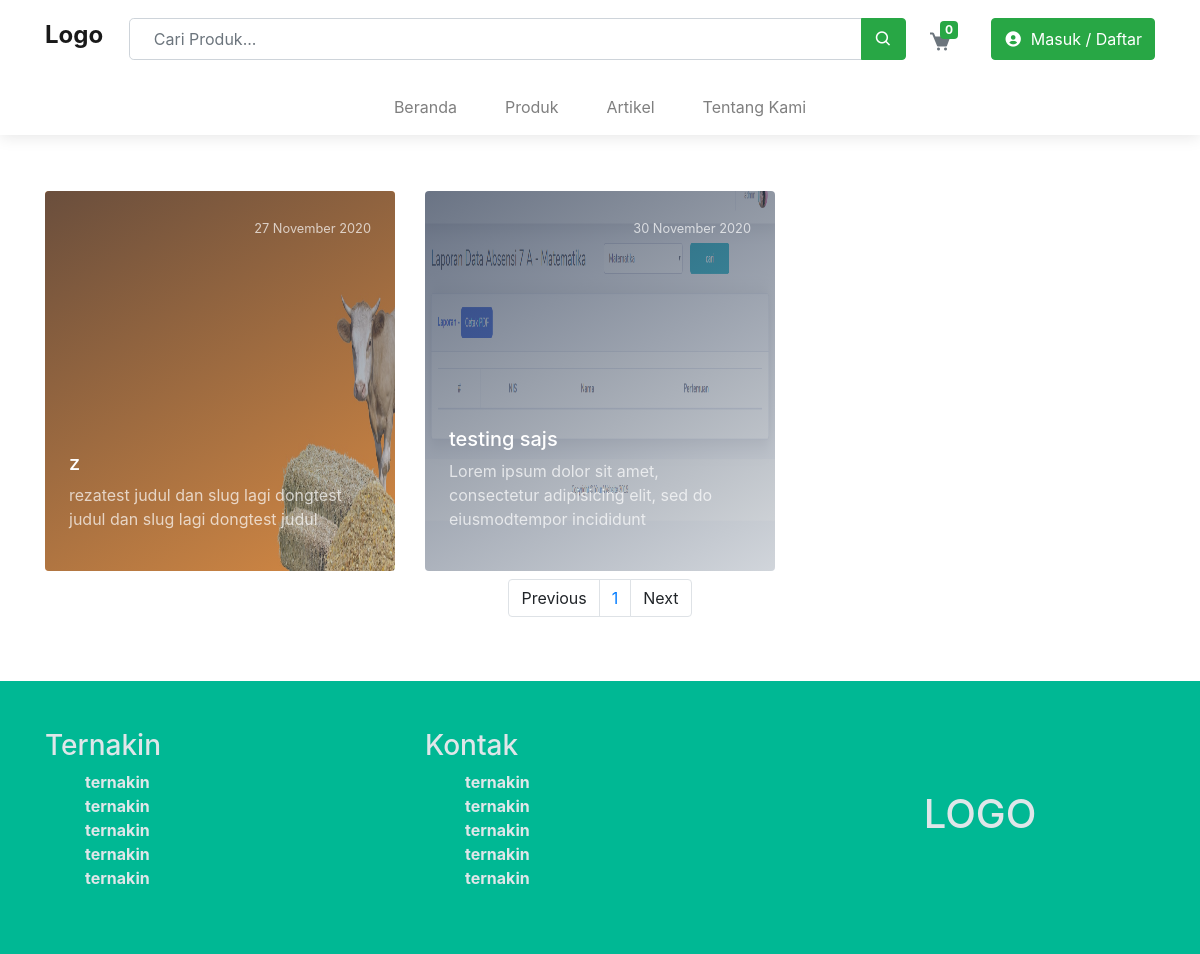
/pages/artikel/index.php, run on an earlier commit of the app's database.
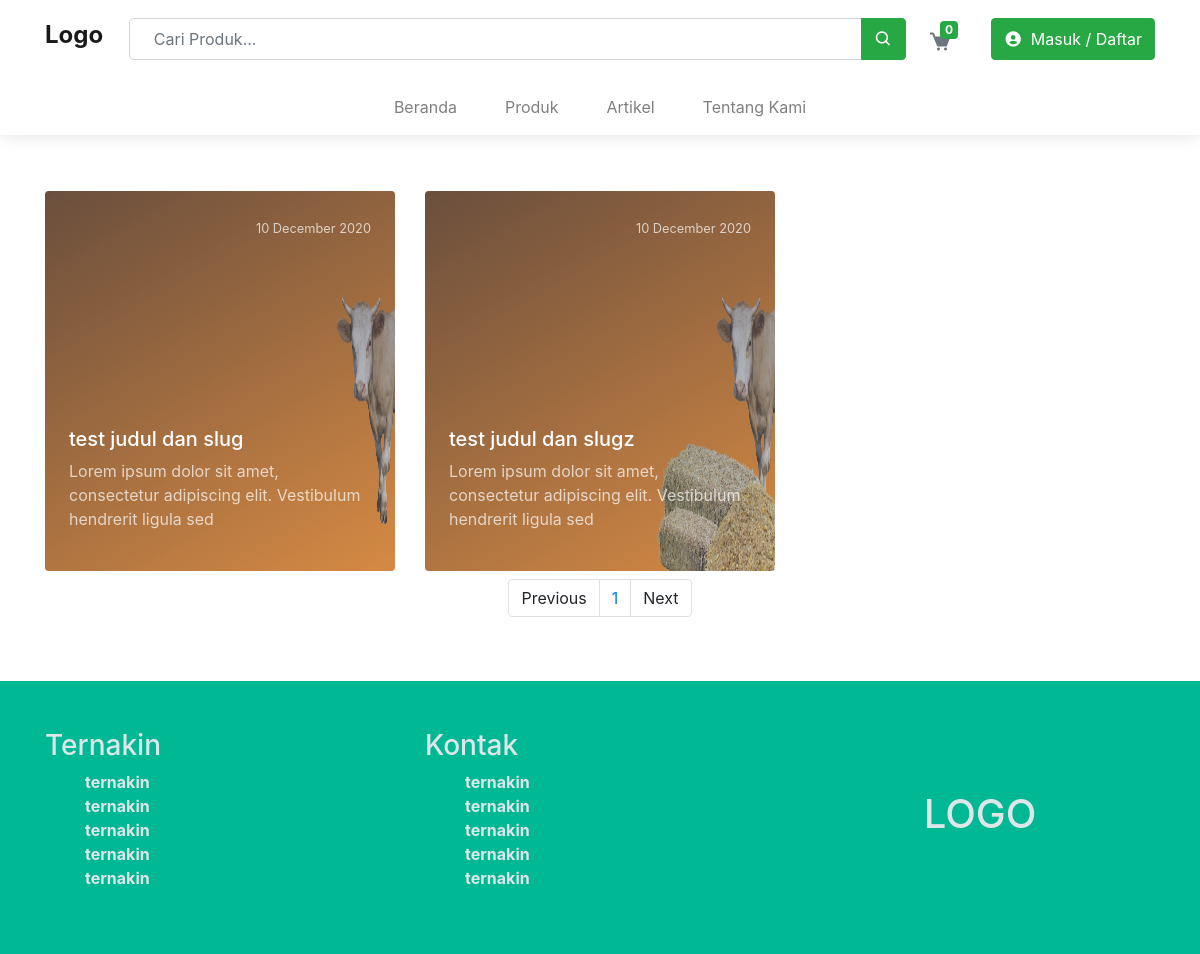
And on a later commit of the database.
### tables this page shows
CREATE TABLE `tb_artikel` (
  `id_artikel` int(11) NOT NULL,
  `judul` varchar(50) NOT NULL,
  `isi` text NOT NULL,
  `foto` text NOT NULL,
  `slug` text NOT NULL,
  `id_users` int(3) NOT NULL,
  `id_kategori` varchar(10) NOT NULL,
  `created_at` timestamp NOT NULL DEFAULT current_timestamp() ON UPDATE current_timestamp()
);

### pages/artikel/index.php (the view, shortened to what this page needs)
<?php
  include"../../config/database.php";
  include"../../templates/header.php";
  $halaman = isset($_GET['halaman'])?(int)$_GET['halaman'] : 1;
  $halaman_awal = ($halaman>1) ? ($halaman * 6) - 6 : 0;
  $previous = $halaman - 1;
  $next = $halaman + 1;
  $sqlArtikel = mysqli_query($con,"SELECT * FROM tb_artikel LIMIT $halaman_awal, 6");
  $jmlArtikel = mysqli_query($con,"SELECT * FROM tb_artikel");
  $jml = mysqli_num_rows($jmlArtikel);
  $total_halaman = ceil($jml/6);
?>
  </head>
  <body>
    <?php
      include"../../partials/navbar.php";
    ?>
    <div class="container my-5">
      <div class="row">
        <?php
          while ($dataArtikel = mysqli_fetch_array($sqlArtikel)) {
            ?>
              <div class="col-12 col-lg-4 overflow-hidden my-2">
                <a href="<?=$_ENV['base_url']?>a/<?=$dataArtikel['slug']?>">
                  <div class="overflow-hidden rounded height-380 gradient-overlay-half-dark position-relative transition-3d-hover mx-auto" style="width: 350px;">
                      <img src="<?=$_ENV['base_url']?>assets/image/artikel/<?=$dataArtikel['foto']?>" class="w-100 h-100 object-fit-cover">
                      <div class="position-absolute p-4 h-100 w-100 card-content">
                          <div class="position-relative h-100 w-100">
                            <header class="mb-3 text-right">
                                <small class="text-white-70"><?= strftime('%d %B %Y', strtotime($dataArtikel['created_at'])) ?></small>
                            </header>
                              <div class="position-absolute" style="bottom:0">
                                  <h2 class="h5 text-white"><?=$dataArtikel['judul']?></h2>
                                  <p class="text-white-70"><?= implode(' ', array_slice(explode(' ', strip_tags(preg_replace("/&#?[a-z0-9]+;/i", "", $dataArtikel['isi']))), 0, 12)) ?></p>
                              </div>
                          </div>
                      </div>
                  </div>
                </a>
              </div>
            <?php
          }
         ?>
         <div class="col-12">
            <nav>
              <ul class="pagination justify-content-center">
                <li class="page-item">
                  <a class="page-link" <?php if($halaman > 1){ echo "href='?halaman=$previous'"; } ?>>Previous</a>
                </li>
                <?php
                for($x=1;$x<=$total_halaman;$x++){
                  ?>
                  <li class="page-item"><a class="page-link" href="?halaman=<?php echo $x ?>"><?php echo $x; ?></a></li>
                  <?php
                }
                ?>
                <li class="page-item">
                  <a  class="page-link" <?php if($halaman < $total_halaman) { echo "href='?halaman=$next'"; } ?>>Next</a>
                </li>
              </ul>
            </nav>
         </div>
      </div>
    </div>
    <?php include"../../partials/footer.php"; ?>
  </body>
    <?php include"../../templates/footer.php"; ?>
</html>

### templates/header.php (shortened to what this page needs)
<!doctype html>
<html lang="en">
  <head>
    <link rel="stylesheet" href="https://stackpath.bootstrapcdn.com/bootstrap/4.1.3/css/bootstrap.min.css">
    <link href='https://unpkg.com/boxicons@2.0.7/css/boxicons.min.css' rel='stylesheet'>
    <link href="<?=$_ENV['base_url']?>cms-dashboard/assets/vendor/fontawesome-free/css/all.min.css" rel="stylesheet" type="text/css">
    <link href="<?=$_ENV['base_url']?>assets/css/navbar.css" rel="stylesheet" type="text/css">
    <link href="<?=$_ENV['base_url']?>assets/css/style.css" rel="stylesheet" type="text/css">

### partials/navbar.php (shortened to what this page needs)
<?php
  $segments = explode('/', trim(parse_url($_SERVER['REQUEST_URI'],PHP_URL_PATH),'/'));
  $numSegments = count($segments);
  $current = $segments[$numSegments-1];
  $current2 = $segments[$numSegments-2];
 ?>
<nav class="navbar navbar-expand-md navbar-light bg-light main-menu" id="navbar" style="box-shadow:none; z-index: 99; width: 100%;">
  <div class="container">
    <a class="navbar-brand" href="#">
      <h4 class="font-weight-bold">Logo</h4>
    </a>
    <div class="collapse navbar-collapse">
      <form class="form-inline my-2 my-lg-0 mx-auto w-75">
        <div class="input-group w-100">
          <input class="form-control" type="search" placeholder="Cari Produk..." aria-label="Search">
          <div class="input-group-append">
            <button class="btn btn-success"><i class="bx bx-search"></i></button>
          </div>
        </div>
      </form>
      <ul class="navbar-nav ml-auto">
        <li class="nav-item">
          <a class="btn text-secondary position-relative cart-relative" href="<?=$_ENV['base_url']?>cart"><i class="bx bxs-cart icon-single"></i> <span class="badge badge-success position-absolute count-cart">0</span></a>
        </li>
        <li class="nav-item ml-md-3">
          <a class="btn btn-success" href="<?=(isset($_SESSION['user']['id']))?$_ENV['base_url'].'profile':$_ENV['base_url'].'login'?>">
            <i class="bx bxs-user-circle mr-1"></i>
            <?=(isset($_SESSION['user']['id']))?' Halo '.$_SESSION['user']['nama'].'':' Masuk / Daftar'?>
          </a>
        </li>
      </ul>
    </div>
  </div>
</nav>
<nav class="navbar navbar-expand-md navbar-light bg-light sub-menu">
  <div class="container">
    <div class="collapse navbar-collapse" id="navbar">
      <ul class="navbar-nav mx-auto">
        <li class="nav-item <?=($current=="ternakin")?'active':'';?>">
          <a class="nav-link" href="<?=$_ENV['base_url']?>">Beranda</a>
        </li>
        <li class="nav-item">
          <a class="nav-link" href="#">Produk</a>
        </li>
        <li class="nav-item <?=($current=="artikel" || $current2=="a")?'active':'';?>">
          <a class="nav-link" href="<?=$_ENV['base_url']?>artikel">Artikel</a>
        </li>
        <li class="nav-item <?=($current=="tentang")?'active':'';?>">
          <a class="nav-link" href="<?=$_ENV['base_url']?>tentang">Tentang Kami</a>
        </li>
      </ul>
    </div>
  </div>
</nav>

### partials/footer.php
<footer class="py-5" style="background: rgba(0, 184, 148,1.0);">
  <div class="container">
    <div class="row d-flex align-items-center">
      <div class="col-lg-4" style="color: #dfe6e9">
        <h3>Ternakin</h3>
        <ul class="font-weight-bold">
          <li>ternakin</li>
          <li>ternakin</li>
          <li>ternakin</li>
          <li>ternakin</li>
          <li>ternakin</li>
        </ul>
      </div>
      <div class="col-lg-4" style="color: #dfe6e9">
        <h3>Kontak</h3>
        <ul class="font-weight-bold">
          <li>ternakin</li>
          <li>ternakin</li>
          <li>ternakin</li>
          <li>ternakin</li>
          <li>ternakin</li>
        </ul>
      </div>
      <div class="col-lg-4">
        <h1 class="text-center" style="color: #dfe6e9">LOGO</h1>
      </div>
    </div>
  </div>
</footer>

### assets/css/navbar.css (style rules this page uses)
.count-cart { right:6px; top: 3px; }
.cart-relative { top: 3px; right:10px; }
.btn .bx { vertical-align: inherit; margin-top: -3px; font-size: 1.15rem; }
.form-control { height: calc(2.5rem + 2px); padding: 0.5rem 1.5rem; font-size: 1rem; line-height: 1.5; border-radius: 0.3rem; }
.btn { font-size: 1rem; padding: 0.5rem 0.75rem; font-size: 1rem; line-height: 1.5; border-radius: 0.25rem; }
.bx.icon-single { font-size: 1.5rem; }
.form-inline .form-control { border-top-right-radius: 0; border-bottom-right-radius: 0; }
.form-inline .btn { border-top-left-radius: 0; border-bottom-left-radius: 0; }
@media (min-width: 768px) { .form-inline .form-control { width: 210px; } }
@media (min-width: 992px) { .form-inline .form-control { width: 440px; } }
@media (min-width: 1200px) { .form-inline .form-control { width: 600px; } }
.navbar { padding: 1rem; }
.main-menu { position: relative; z-index: 3; }
.sub-menu { position: relative; z-index: 2; padding: 0 1rem; }
@media (min-width: 768px) { .sub-menu { padding: 0 1rem; } }
@media (min-width: 768px) { .sub-menu.navbar-expand-md .navbar-nav .nav-link { padding: 1rem 1.5rem; } }
.navbar.bg-light { background: #fff !important; box-shadow: 0px 2px 15px 0px rgba(0, 0, 0, 0.1); }

### assets/css/style.css (style rules this page uses)
ul { list-style-type: none; }

### pages/artikel/index.php (style rules this page uses)
.card-content { top:0; bottom:0; left:0; right:0; }
.transition-3d-hover { transition: all 0.2s ease-in-out; }
.gradient-overlay-half-dark::before { background-image: linear-gradient( 150deg, rgba(34, 48, 73, 0.675) 0%, rgba(119, 131, 143, 0.3) 100% ); background-repeat: repeat-x; position: absolute; top: 0; left: 0; bottom: 0; right: 0; width: 100%; height: 100%; content: ""; }
.text-white-70 { color: rgba(255, 255, 255, 0.7) !important; }
.overflow-hidden { overflow: hidden; }
.height-380 { height: 23.75rem; }

What changed in the data, as far as the page shows it:
removed tb_artikel: foto (picture), created_at "27 November 2020", judul "z", isi "rezatest judul dan slug lagi dongtest judul dan slug lagi dongtest judul"
removed tb_artikel: foto (picture), created_at "30 November 2020", judul "testing sajs", isi "Lorem ipsum dolor sit amet, consectetur adipisicing elit, sed do eiusmodtempor incididunt"
added tb_artikel: foto (picture), created_at "10 December 2020", judul "test judul dan slug", isi "Lorem ipsum dolor sit amet, consectetur adipiscing elit. Vestibulum hendrerit ligula sed"
added tb_artikel: foto (picture), created_at "10 December 2020", judul "test judul dan slugz", isi "Lorem ipsum dolor sit amet, consectetur adipiscing elit. Vestibulum hendrerit ligula sed"
